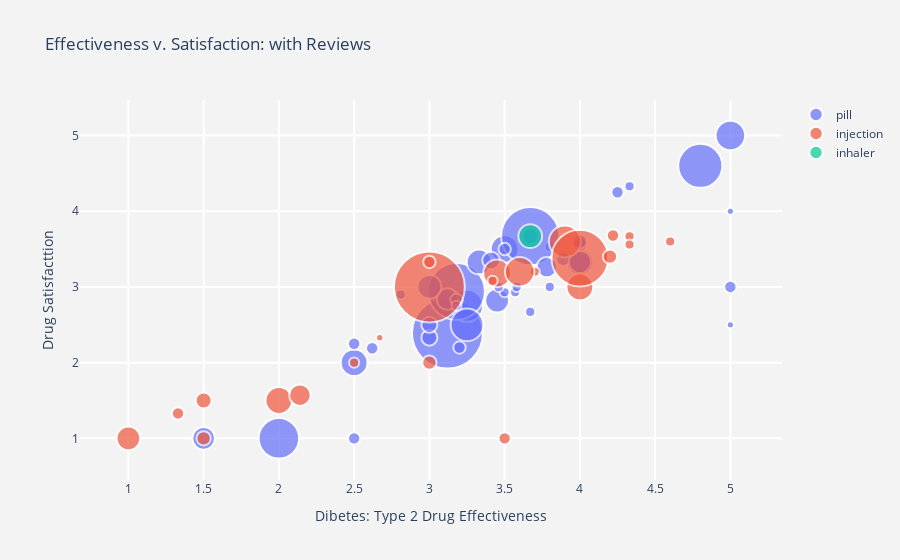

The code cell stored with this chart in its notebook:
### Code cell
hover_text = []
bubble_size = []

for index, row in df_drug.iterrows():
    hover_text.append(('Drug: {drug} <br>'+
                      'Effectiveness: {effectiveness} <br>'+
                      'Satisfactoin: {satisfaction} <br>'+
                      'Review: {review}').format(drug=row['drug'],
                                            effectiveness=row['effectiveness'],
                                            easeofuse = row['easeofuse'],
                                            satisfaction=row['satisfaction'],
                                            review = row['count']))
    bubble_size.append(row['count'])

df_drug['text'] = hover_text
df_drug['count'] = bubble_size
sizeref = 2.*max(df_drug['count'])/(100**2)

drug_types = ['pill', 'injection', 'inhaler']
drug_data = {drug:df_drug.query("type == '%s'" %drug)
                              for drug in drug_types}

# Create figure
fig = go.Figure()

for drug_types, drug in drug_data.items():
    fig.add_trace(go.Scatter(
        x=drug['effectiveness'], y=drug['satisfaction'],
        name=drug_types, text=drug['text'],
        marker_size=df_drug['count'],
        ))

# Tune marker appearance and layout
fig.update_traces(mode='markers', marker=dict(sizemode='area',
                                              sizeref=sizeref, line_width=2))

fig.update_layout(
    title='Effectiveness v. Satisfaction: with Reviews',
    xaxis=dict(
        title='Dibetes: Type 2 Drug Effectiveness',
        gridcolor='white',
        gridwidth=2,
    ),
    yaxis=dict(
        title='Drug Satisfacttion',
        gridcolor='white',
        gridwidth=2,
    ),
    paper_bgcolor='rgb(243, 243, 243)',
    plot_bgcolor='rgb(243, 243, 243)',
)
fig.show()

### Figure 1 — Plotly figure (JSON) as saved in the notebook; plotly's stock layout.template omitted (floating-point values rounded to 4 significant figures)
{"data": [{"marker": {"line": {"width": 2}, "size": [11, 98, 2, 3, 14, 2, 5, 2, 14, 20, 63, 3, 15, 3, 4, 17, 1, 4, 4, 9, 3, 2, 2, 2, 3, 2, 1, 38, 5, 32, 66, 10, 3, 12, 10, 8, 2, 11, 6, 2, 2, 5, 3, 3, 21, 2, 5, 5, 3, 2, 6, 2, 7, 3, 16, 26, 9, 5, 3, 3, 27, 26, 2, 17, 3, 195, 2, 8, 2, 4], "sizemode": "area", "sizeref": 0.039}, "mode": "markers", "name": "pill", "text": ["Drug: Actoplus MET oral <br>Effectiveness: 3.45 <br>Satisfactoin: 2.82 <br>Review: 11", "Drug: Actos oral <br>Effectiveness: 3.12 <br>Satisfactoin: 2.39 <br>Review: 98", "Drug: Amaryl oral <br>Effectiveness: 3.5 <br>Satisfactoin: 2.93 <br>Review: 14", "Drug: Avandamet oral <br>Effectiveness: 3.2 <br>Satisfactoin: 2.2 <br>Review: 5", "Drug: Avandaryl oral <br>Effectiveness: 2.5 <br>Satisfactoin: 2.0 <br>Review: 2", "Drug: Avandia oral <br>Effectiveness: 3.57 <br>Satisfactoin: 2.93 <br>Review: 14", "Drug: DUETACT oral <br>Effectiveness: 3.67 <br>Satisfactoin: 3.67 <br>Review: 3", "Drug: Farxiga oral <br>Effectiveness: 3.8 <br>Satisfactoin: 3.53 <br>Review: 15", "Drug: Fortamet oral <br>Effectiveness: 4.0 <br>Satisfactoin: 3.33 <br>Review: 3", "Drug: Glucophage XR oral <br>Effectiveness: 3.25 <br>Satisfactoin: 2.75 <br>Review: 4", "Drug: Glucophage oral <br>Effectiveness: 3.18 <br>Satisfactoin: 2.94 <br>Review: 17", "Drug: Glucotrol XL oral <br>Effectiveness: 5.0 <br>Satisfactoin: 3.0 <br>Review: 1", "Drug: Glucotrol oral <br>Effectiveness: 3.5 <br>Satisfactoin: 3.5 <br>Review: 4", "Drug: Glucovance oral <br>Effectiveness: 4.25 <br>Satisfactoin: 4.25 <br>Review: 4", "Drug: Glumetza oral <br>Effectiveness: 4.0 <br>Satisfactoin: 3.56 <br>Review: 9", "Drug: Glyxambi oral <br>Effectiveness: 5.0 <br>Satisfactoin: 5.0 <br>Review: 3", "Drug: Invokamet oral <br>Effectiveness: 5.0 <br>Satisfactoin: 4.0 <br>Review: 1", "Drug: Invokana oral <br>Effectiveness: 3.89 <br>Satisfactoin: 3.37 <br>Review: 38", "Drug: Janumet XR oral <br>Effectiveness: 4.0 <br>Satisfactoin: 3.6 <br>Review: 5", "Drug: Janumet oral <br>Effectiveness: 3.12 <br>Satisfactoin: 2.84 <br>Review: 32", "Drug: Januvia oral <br>Effectiveness: 3.18 <br>Satisfactoin: 2.83 <br>Review: 66", "Drug: Jardiance oral <br>Effectiveness: 3.8 <br>Satisfactoin: 3.0 <br>Review: 10", "Drug: Jentadueto oral <br>Effectiveness: 3.67 <br>Satisfactoin: 2.67 <br>Review: 3", "Drug: Kombiglyze XR oral <br>Effectiveness: 3.58 <br>Satisfactoin: 3.0 <br>Review: 12", "Drug: Micronase oral <br>Effectiveness: 2.5 <br>Satisfactoin: 1.0 <br>Review: 2", "Drug: Onglyza oral <br>Effectiveness: 2.81 <br>Satisfactoin: 2.9 <br>Review: 21", "Drug: Oseni oral <br>Effectiveness: 5.0 <br>Satisfactoin: 2.5 <br>Review: 2", "Drug: Prandin oral <br>Effectiveness: 4.8 <br>Satisfactoin: 4.6 <br>Review: 5", "Drug: Precose oral <br>Effectiveness: 3.0 <br>Satisfactoin: 2.33 <br>Review: 3", "Drug: Riomet oral <br>Effectiveness: 2.0 <br>Satisfactoin: 1.0 <br>Review: 2", "Drug: Starlix oral <br>Effectiveness: 3.67 <br>Satisfactoin: 3.67 <br>Review: 6", "Drug: Synjardy oral <br>Effectiveness: 1.5 <br>Satisfactoin: 1.0 <br>Review: 2", "Drug: Tradjenta oral <br>Effectiveness: 2.62 <br>Satisfactoin: 2.19 <br>Review: 16", "Drug: Xigduo XR oral <br>Effectiveness: 3.33 <br>Satisfactoin: 3.33 <br>Review: 3", "Drug: acarbose oral <br>Effectiveness: 4.0 <br>Satisfactoin: 3.33 <br>Review: 3", "Drug: glimepiride oral <br>Effectiveness: 3.78 <br>Satisfactoin: 3.26 <br>Review: 27", "Drug: glipizide oral <br>Effectiveness: 3.46 <br>Satisfactoin: 3.0 <br>Review: 26", "Drug: glipizide-metformin oral <br>Effectiveness: 3.0 <br>Satisfactoin: 3.0 <br>Review: 2", "Drug: glyburide oral <br>Effectiveness: 3.41 <br>Satisfactoin: 3.35 <br>Review: 17", "Drug: glyburide-metformin oral <br>Effectiveness: 4.33 <br>Satisfactoin: 4.33 <br>Review: 3", "Drug: metformin oral <br>Effectiveness: 3.18 <br>Satisfactoin: 2.75 <br>Review: 195", "Drug: nateglinide oral <br>Effectiveness: 3.0 <br>Satisfactoin: 2.5 <br>Review: 2", "Drug: pioglitazone oral <br>Effectiveness: 2.5 <br>Satisfactoin: 2.25 <br>Review: 8", "Drug: pioglitazone-metformin oral <br>Effectiveness: 3.5 <br>Satisfactoin: 3.5 <br>Review: 2", "Drug: sitagliptin oral <br>Effectiveness: 3.25 <br>Satisfactoin: 2.5 <br>Review: 4"], "type": "scatter", "x": [3.45, 3.12, 3.5, 3.2, 2.5, 3.57, 3.67, 3.8, 4, 3.25, 3.18, 5, 3.5, 4.25, 4, 5, 5, 3.89, 4, 3.12, 3.18, 3.8, 3.67, 3.58, 2.5, 2.81, 5, 4.8, 3, 2, 3.67, 1.5, 2.62, 3.33, 4, 3.78, 3.46, 3, 3.41, 4.33, 3.18, 3, 2.5, 3.5, 3.25], "y": [2.82, 2.39, 2.93, 2.2, 2, 2.93, 3.67, 3.53, 3.33, 2.75, 2.94, 3, 3.5, 4.25, 3.56, 5, 4, 3.37, 3.6, 2.84, 2.83, 3, 2.67, 3, 1, 2.9, 2.5, 4.6, 2.33, 1, 3.67, 1, 2.19, 3.33, 3.33, 3.26, 3, 3, 3.35, 4.33, 2.75, 2.5, 2.25, 3.5, 2.5]}, {"marker": {"line": {"width": 2}, "size": [11, 98, 2, 3, 14, 2, 5, 2, 14, 20, 63, 3, 15, 3, 4, 17, 1, 4, 4, 9, 3, 2, 2, 2, 3, 2, 1, 38, 5, 32, 66, 10, 3, 12, 10, 8, 2, 11, 6, 2, 2, 5, 3, 3, 21, 2, 5, 5, 3, 2, 6, 2, 7, 3, 16, 26, 9, 5, 3, 3, 27, 26, 2, 17, 3, 195, 2, 8, 2, 4], "sizemode": "area", "sizeref": 0.039}, "mode": "markers", "name": "injection", "text": ["Drug: Admelog U-100 Insulin lispro subcutaneous <br>Effectiveness: 1.0 <br>Satisfactoin: 1.0 <br>Review: 2", "Drug: Apidra subcutaneous <br>Effectiveness: 3.0 <br>Satisfactoin: 3.0 <br>Review: 2", "Drug: Bydureon subcutaneous <br>Effectiveness: 3.7 <br>Satisfactoin: 3.2 <br>Review: 20", "Drug: Byetta subcutaneous <br>Effectiveness: 4.22 <br>Satisfactoin: 3.68 <br>Review: 63", "Drug: Humalog KwikPen subcutaneous <br>Effectiveness: 4.0 <br>Satisfactoin: 3.0 <br>Review: 2", "Drug: Humalog Mix 75-25 KwikPen subcutaneous <br>Effectiveness: 2.5 <br>Satisfactoin: 2.0 <br>Review: 2", "Drug: Humalog Mix 75-25 subcutaneous <br>Effectiveness: 1.5 <br>Satisfactoin: 1.5 <br>Review: 2", "Drug: Humalog subcutaneous <br>Effectiveness: 4.33 <br>Satisfactoin: 3.67 <br>Review: 3", "Drug: Humulin 70-30 subcutaneous <br>Effectiveness: 2.0 <br>Satisfactoin: 1.5 <br>Review: 2", "Drug: Lantus Solostar subcutaneous <br>Effectiveness: 3.9 <br>Satisfactoin: 3.6 <br>Review: 10", "Drug: Lantus subcutaneous <br>Effectiveness: 4.0 <br>Satisfactoin: 3.38 <br>Review: 8", "Drug: Levemir FlexTouch subcutaneous <br>Effectiveness: 3.5 <br>Satisfactoin: 1.0 <br>Review: 2", "Drug: Levemir Flexpen subcutaneous <br>Effectiveness: 3.45 <br>Satisfactoin: 3.18 <br>Review: 11", "Drug: Levemir subcutaneous <br>Effectiveness: 3.0 <br>Satisfactoin: 3.33 <br>Review: 6", "Drug: Novolin R injection <br>Effectiveness: 1.5 <br>Satisfactoin: 1.0 <br>Review: 2", "Drug: Novolog Flexpen subcutaneous <br>Effectiveness: 3.6 <br>Satisfactoin: 3.2 <br>Review: 5", "Drug: Novolog Mix 70-30 FlexPen subcutaneous <br>Effectiveness: 2.67 <br>Satisfactoin: 2.33 <br>Review: 3", "Drug: Novolog subcutaneous <br>Effectiveness: 3.0 <br>Satisfactoin: 2.0 <br>Review: 3", "Drug: Ozempic subcutaneous <br>Effectiveness: 4.2 <br>Satisfactoin: 3.4 <br>Review: 5", "Drug: Tanzeum subcutaneous <br>Effectiveness: 2.14 <br>Satisfactoin: 1.57 <br>Review: 7", "Drug: Toujeo SoloStar subcutaneous <br>Effectiveness: 1.33 <br>Satisfactoin: 1.33 <br>Review: 3", "Drug: Trulicity subcutaneous <br>Effectiveness: 3.42 <br>Satisfactoin: 3.08 <br>Review: 26", "Drug: Victoza 2-Pak subcutaneous <br>Effectiveness: 4.33 <br>Satisfactoin: 3.56 <br>Review: 9", "Drug: Victoza 3-Pak subcutaneous <br>Effectiveness: 4.6 <br>Satisfactoin: 3.6 <br>Review: 5"], "type": "scatter", "x": [1, 3, 3.7, 4.22, 4, 2.5, 1.5, 4.33, 2, 3.9, 4, 3.5, 3.45, 3, 1.5, 3.6, 2.67, 3, 4.2, 2.14, 1.33, 3.42, 4.33, 4.6], "y": [1, 3, 3.2, 3.68, 3, 2, 1.5, 3.67, 1.5, 3.6, 3.38, 1, 3.18, 3.33, 1, 3.2, 2.33, 2, 3.4, 1.57, 1.33, 3.08, 3.56, 3.6]}, {"marker": {"line": {"width": 2}, "size": [11, 98, 2, 3, 14, 2, 5, 2, 14, 20, 63, 3, 15, 3, 4, 17, 1, 4, 4, 9, 3, 2, 2, 2, 3, 2, 1, 38, 5, 32, 66, 10, 3, 12, 10, 8, 2, 11, 6, 2, 2, 5, 3, 3, 21, 2, 5, 5, 3, 2, 6, 2, 7, 3, 16, 26, 9, 5, 3, 3, 27, 26, 2, 17, 3, 195, 2, 8, 2, 4], "sizemode": "area", "sizeref": 0.039}, "mode": "markers", "name": "inhaler", "text": ["Drug: Afrezza inhalation <br>Effectiveness: 3.67 <br>Satisfactoin: 3.67 <br>Review: 3"], "type": "scatter", "x": [3.67], "y": [3.67]}], "layout": {"paper_bgcolor": "rgb(243, 243, 243)", "plot_bgcolor": "rgb(243, 243, 243)", "title": {"text": "Effectiveness v. Satisfaction: with Reviews"}, "xaxis": {"gridcolor": "white", "gridwidth": 2, "title": {"text": "Dibetes: Type 2 Drug Effectiveness"}}, "yaxis": {"gridcolor": "white", "gridwidth": 2, "title": {"text": "Drug Satisfacttion"}}}}
